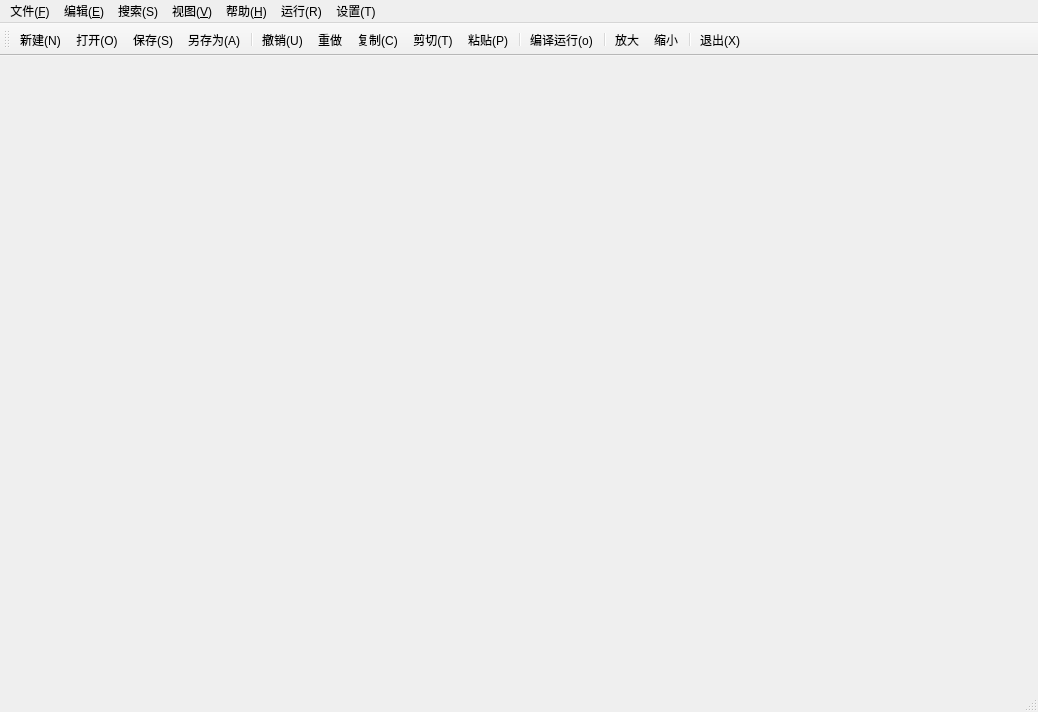
<?xml version="1.0" encoding="UTF-8"?>
<ui version="4.0">
 <class>MainWindow</class>
 <widget class="QMainWindow" name="MainWindow">
  <property name="geometry">
   <rect>
    <x>0</x>
    <y>0</y>
    <width>1038</width>
    <height>712</height>
   </rect>
  </property>
  <property name="windowTitle">
   <string>MainWindow</string>
  </property>
  <property name="windowIcon">
   <iconset resource="images.qrc">
    <normaloff>:/app.ico</normaloff>:/app.ico</iconset>
  </property>
  <widget class="QWidget" name="centralWidget">
   <layout class="QVBoxLayout" name="verticalLayout">
    <property name="spacing">
     <number>0</number>
    </property>
    <property name="leftMargin">
     <number>0</number>
    </property>
    <property name="topMargin">
     <number>0</number>
    </property>
    <property name="rightMargin">
     <number>0</number>
    </property>
    <property name="bottomMargin">
     <number>0</number>
    </property>
   </layout>
  </widget>
  <widget class="QMenuBar" name="menuBar">
   <property name="geometry">
    <rect>
     <x>0</x>
     <y>0</y>
     <width>1038</width>
     <height>23</height>
    </rect>
   </property>
   <widget class="QMenu" name="menuFile">
    <property name="title">
     <string>文件(&amp;F)</string>
    </property>
    <addaction name="actionNew"/>
    <addaction name="actionOpen"/>
    <addaction name="actionSave"/>
    <addaction name="actionOtherSave"/>
    <addaction name="separator"/>
    <addaction name="actionExit"/>
   </widget>
   <widget class="QMenu" name="menuEdit">
    <property name="title">
     <string>编辑(&amp;E)</string>
    </property>
    <addaction name="actionRedo"/>
    <addaction name="actionUndo"/>
    <addaction name="separator"/>
    <addaction name="actionCut"/>
    <addaction name="actionCopy"/>
    <addaction name="actionPaste"/>
    <addaction name="actionDelete"/>
    <addaction name="separator"/>
    <addaction name="actionSelectAll"/>
   </widget>
   <widget class="QMenu" name="menuView">
    <property name="title">
     <string>视图(&amp;V)</string>
    </property>
    <addaction name="actionStatusBar"/>
    <addaction name="separator"/>
    <addaction name="actionZoomIn"/>
    <addaction name="actionZoomOut"/>
   </widget>
   <widget class="QMenu" name="menuHelp">
    <property name="title">
     <string>帮助(&amp;H)</string>
    </property>
    <addaction name="actionHelp"/>
   </widget>
   <widget class="QMenu" name="menuRun">
    <property name="title">
     <string>运行(R)</string>
    </property>
    <addaction name="actionCompile"/>
    <addaction name="actionRun"/>
    <addaction name="actionCompileRun"/>
   </widget>
   <widget class="QMenu" name="menuSet">
    <property name="title">
     <string>设置(T)</string>
    </property>
    <addaction name="actionSet"/>
   </widget>
   <widget class="QMenu" name="menuSearch">
    <property name="title">
     <string>搜索(S)</string>
    </property>
    <addaction name="actionFind"/>
    <addaction name="actionReplace"/>
   </widget>
   <addaction name="menuFile"/>
   <addaction name="menuEdit"/>
   <addaction name="menuSearch"/>
   <addaction name="menuView"/>
   <addaction name="menuHelp"/>
   <addaction name="menuRun"/>
   <addaction name="menuSet"/>
  </widget>
  <widget class="QToolBar" name="mainToolBar">
   <attribute name="toolBarArea">
    <enum>TopToolBarArea</enum>
   </attribute>
   <attribute name="toolBarBreak">
    <bool>false</bool>
   </attribute>
   <addaction name="actionNew"/>
   <addaction name="actionOpen"/>
   <addaction name="actionSave"/>
   <addaction name="actionOtherSave"/>
   <addaction name="separator"/>
   <addaction name="actionRedo"/>
   <addaction name="actionUndo"/>
   <addaction name="actionCopy"/>
   <addaction name="actionCut"/>
   <addaction name="actionPaste"/>
   <addaction name="separator"/>
   <addaction name="actionCompileRun"/>
   <addaction name="separator"/>
   <addaction name="actionZoomIn"/>
   <addaction name="actionZoomOut"/>
   <addaction name="separator"/>
   <addaction name="actionExit"/>
  </widget>
  <widget class="QStatusBar" name="statusBar">
   <property name="toolTip">
    <string>gdf g</string>
   </property>
  </widget>
  <action name="actionNew">
   <property name="icon">
    <iconset resource="notepad.qrc">
     <normaloff>:/images/new.png</normaloff>:/images/new.png</iconset>
   </property>
   <property name="text">
    <string>新建(&amp;N)</string>
   </property>
  </action>
  <action name="actionOpen">
   <property name="icon">
    <iconset resource="notepad.qrc">
     <normaloff>:/images/open.png</normaloff>:/images/open.png</iconset>
   </property>
   <property name="text">
    <string>打开(&amp;O)</string>
   </property>
  </action>
  <action name="actionSave">
   <property name="icon">
    <iconset resource="notepad.qrc">
     <normaloff>:/images/save.png</normaloff>:/images/save.png</iconset>
   </property>
   <property name="text">
    <string>保存(&amp;S)</string>
   </property>
  </action>
  <action name="actionOtherSave">
   <property name="icon">
    <iconset resource="notepad.qrc">
     <normaloff>:/images/save_as.png</normaloff>:/images/save_as.png</iconset>
   </property>
   <property name="text">
    <string>另存为(&amp;A)</string>
   </property>
  </action>
  <action name="actionPageSetting">
   <property name="text">
    <string>页面设置(&amp;U)</string>
   </property>
  </action>
  <action name="actionExit">
   <property name="icon">
    <iconset resource="notepad.qrc">
     <normaloff>:/images/exit.png</normaloff>:/images/exit.png</iconset>
   </property>
   <property name="text">
    <string>退出(&amp;X)</string>
   </property>
  </action>
  <action name="actionRedo">
   <property name="icon">
    <iconset resource="notepad.qrc">
     <normaloff>:/images/edit_redo.png</normaloff>:/images/edit_redo.png</iconset>
   </property>
   <property name="text">
    <string>撤销(&amp;U)</string>
   </property>
  </action>
  <action name="actionUndo">
   <property name="icon">
    <iconset resource="notepad.qrc">
     <normaloff>:/images/edit_undo.png</normaloff>:/images/edit_undo.png</iconset>
   </property>
   <property name="text">
    <string>重做</string>
   </property>
  </action>
  <action name="actionCut">
   <property name="icon">
    <iconset resource="notepad.qrc">
     <normaloff>:/images/cut.png</normaloff>:/images/cut.png</iconset>
   </property>
   <property name="text">
    <string>剪切(&amp;T)</string>
   </property>
  </action>
  <action name="actionCopy">
   <property name="icon">
    <iconset resource="notepad.qrc">
     <normaloff>:/images/copy.png</normaloff>:/images/copy.png</iconset>
   </property>
   <property name="text">
    <string>复制(&amp;C)</string>
   </property>
  </action>
  <action name="actionPaste">
   <property name="icon">
    <iconset resource="notepad.qrc">
     <normaloff>:/images/paste.png</normaloff>:/images/paste.png</iconset>
   </property>
   <property name="text">
    <string>粘贴(&amp;P)</string>
   </property>
  </action>
  <action name="actionDelete">
   <property name="text">
    <string>删除(&amp;L)</string>
   </property>
  </action>
  <action name="actionFind">
   <property name="text">
    <string>查找(&amp;F)</string>
   </property>
  </action>
  <action name="actionFindNext">
   <property name="text">
    <string>查找下一个(&amp;N)</string>
   </property>
  </action>
  <action name="actionReplace">
   <property name="text">
    <string>替换(&amp;R)</string>
   </property>
  </action>
  <action name="actionGoTO">
   <property name="text">
    <string>转到(&amp;G)</string>
   </property>
  </action>
  <action name="actionSelectAll">
   <property name="text">
    <string>全选(&amp;A)</string>
   </property>
  </action>
  <action name="actionTimeOrDate">
   <property name="text">
    <string>时间/日期(&amp;D)</string>
   </property>
  </action>
  <action name="actionAutoLine">
   <property name="icon">
    <iconset>
     <normaloff>:/iamges/auto_line.png</normaloff>
     <normalon>:/auto_line.png</normalon>:/iamges/auto_line.png</iconset>
   </property>
   <property name="text">
    <string>自动换行(&amp;W)</string>
   </property>
  </action>
  <action name="actionFont">
   <property name="icon">
    <iconset resource="notepad.qrc">
     <normaloff>:/images/font.png</normaloff>:/images/font.png</iconset>
   </property>
   <property name="text">
    <string>字体(&amp;F)</string>
   </property>
  </action>
  <action name="actionStatusBar">
   <property name="icon">
    <iconset>
     <normaloff>:/iamges/auto_line.png</normaloff>
     <normalon>:/auto_line.png</normalon>:/iamges/auto_line.png</iconset>
   </property>
   <property name="text">
    <string>
状态栏(&amp;S)</string>
   </property>
  </action>
  <action name="actionHelp">
   <property name="text">
    <string>查看帮助(&amp;H)</string>
   </property>
  </action>
  <action name="actionAbout">
   <property name="text">
    <string>关于记事本(&amp;A)</string>
   </property>
  </action>
  <action name="actionRun">
   <property name="text">
    <string>运行(R)</string>
   </property>
  </action>
  <action name="actionCompile">
   <property name="text">
    <string>编译(C) </string>
   </property>
  </action>
  <action name="actionCompileRun">
   <property name="icon">
    <iconset resource="notepad.qrc">
     <normaloff>:/images/compilerun.png</normaloff>:/images/compilerun.png</iconset>
   </property>
   <property name="text">
    <string>编译运行(o)</string>
   </property>
  </action>
  <action name="actionSet">
   <property name="text">
    <string>设置(T)</string>
   </property>
  </action>
  <action name="actionZoomIn">
   <property name="icon">
    <iconset resource="notepad.qrc">
     <normaloff>:/images/zoomIn.png</normaloff>:/images/zoomIn.png</iconset>
   </property>
   <property name="text">
    <string>放大</string>
   </property>
  </action>
  <action name="actionZoomOut">
   <property name="icon">
    <iconset resource="notepad.qrc">
     <normaloff>:/images/zoomOut.png</normaloff>:/images/zoomOut.png</iconset>
   </property>
   <property name="text">
    <string>缩小</string>
   </property>
  </action>
 </widget>
 <layoutdefault spacing="6" margin="11"/>
 <resources>
  <include location="images.qrc"/>
  <include location="notepad.qrc"/>
 </resources>
 <connections/>
</ui>
